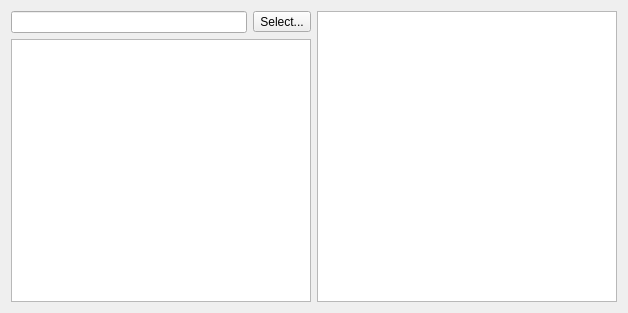
<?xml version="1.0" encoding="UTF-8"?>
<ui version="4.0">
 <class>Window</class>
 <widget class="QWidget" name="Window">
  <property name="geometry">
   <rect>
    <x>0</x>
    <y>0</y>
    <width>628</width>
    <height>313</height>
   </rect>
  </property>
  <property name="windowTitle">
   <string>Image Viewer</string>
  </property>
  <layout class="QHBoxLayout" name="horizontalLayout">
   <item>
    <layout class="QGridLayout" name="gridLayout">
     <item row="1" column="0">
      <widget class="QListView" name="listView"/>
     </item>
     <item row="0" column="0">
      <layout class="QHBoxLayout" name="horizontalLayout_2">
       <item>
        <widget class="QLineEdit" name="inputEdit">
         <property name="alignment">
          <set>Qt::AlignRight|Qt::AlignTrailing|Qt::AlignVCenter</set>
         </property>
         <property name="readOnly">
          <bool>true</bool>
         </property>
        </widget>
       </item>
       <item>
        <widget class="QToolButton" name="inputButton">
         <property name="text">
          <string>Select...</string>
         </property>
        </widget>
       </item>
      </layout>
     </item>
    </layout>
   </item>
   <item>
    <widget class="QGraphicsView" name="graphicsView"/>
   </item>
  </layout>
 </widget>
 <resources/>
 <connections/>
</ui>
